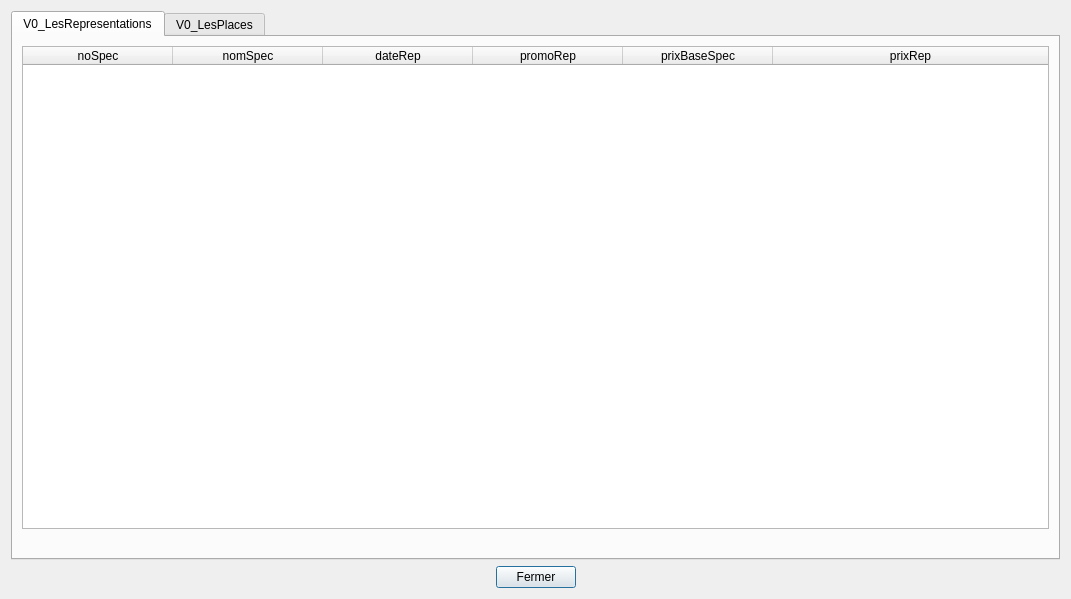
<?xml version="1.0" encoding="UTF-8"?>
<ui version="4.0">
 <class>tablesData</class>
 <widget class="QDialog" name="tablesData">
  <property name="geometry">
   <rect>
    <x>0</x>
    <y>0</y>
    <width>1071</width>
    <height>599</height>
   </rect>
  </property>
  <property name="sizePolicy">
   <sizepolicy hsizetype="Preferred" vsizetype="Preferred">
    <horstretch>0</horstretch>
    <verstretch>0</verstretch>
   </sizepolicy>
  </property>
  <property name="minimumSize">
   <size>
    <width>0</width>
    <height>0</height>
   </size>
  </property>
  <property name="windowTitle">
   <string>BD Théâtre (V0)</string>
  </property>
  <layout class="QVBoxLayout" name="verticalLayout">
   <item>
    <widget class="QTabWidget" name="tabWidget">
     <property name="currentIndex">
      <number>0</number>
     </property>
     <widget class="QWidget" name="tabRepresentations">
      <attribute name="title">
       <string>V0_LesRepresentations</string>
      </attribute>
      <layout class="QVBoxLayout" name="verticalLayout_2">
       <item>
        <widget class="QTableWidget" name="tableRepresentations">
         <property name="sizePolicy">
          <sizepolicy hsizetype="Expanding" vsizetype="Expanding">
           <horstretch>0</horstretch>
           <verstretch>0</verstretch>
          </sizepolicy>
         </property>
         <property name="minimumSize">
          <size>
           <width>0</width>
           <height>400</height>
          </size>
         </property>
         <property name="baseSize">
          <size>
           <width>0</width>
           <height>0</height>
          </size>
         </property>
         <property name="layoutDirection">
          <enum>Qt::LeftToRight</enum>
         </property>
         <property name="columnCount">
          <number>6</number>
         </property>
         <attribute name="horizontalHeaderCascadingSectionResizes">
          <bool>true</bool>
         </attribute>
         <attribute name="horizontalHeaderDefaultSectionSize">
          <number>150</number>
         </attribute>
         <attribute name="horizontalHeaderHighlightSections">
          <bool>true</bool>
         </attribute>
         <attribute name="horizontalHeaderMinimumSectionSize">
          <number>50</number>
         </attribute>
         <attribute name="horizontalHeaderStretchLastSection">
          <bool>true</bool>
         </attribute>
         <attribute name="verticalHeaderVisible">
          <bool>false</bool>
         </attribute>
         <column>
          <property name="text">
           <string>noSpec</string>
          </property>
         </column>
         <column>
          <property name="text">
           <string>nomSpec</string>
          </property>
         </column>
         <column>
          <property name="text">
           <string>dateRep</string>
          </property>
         </column>
         <column>
          <property name="text">
           <string>promoRep</string>
          </property>
         </column>
         <column>
          <property name="text">
           <string>prixBaseSpec</string>
          </property>
         </column>
         <column>
          <property name="text">
           <string>prixRep</string>
          </property>
         </column>
        </widget>
       </item>
       <item>
        <widget class="QLabel" name="label_representations">
         <property name="palette">
          <palette>
           <active>
            <colorrole role="WindowText">
             <brush brushstyle="SolidPattern">
              <color alpha="255">
               <red>255</red>
               <green>0</green>
               <blue>0</blue>
              </color>
             </brush>
            </colorrole>
           </active>
           <inactive>
            <colorrole role="WindowText">
             <brush brushstyle="SolidPattern">
              <color alpha="255">
               <red>255</red>
               <green>0</green>
               <blue>0</blue>
              </color>
             </brush>
            </colorrole>
           </inactive>
           <disabled>
            <colorrole role="WindowText">
             <brush brushstyle="SolidPattern">
              <color alpha="255">
               <red>120</red>
               <green>120</green>
               <blue>120</blue>
              </color>
             </brush>
            </colorrole>
           </disabled>
          </palette>
         </property>
         <property name="text">
          <string/>
         </property>
         <property name="alignment">
          <set>Qt::AlignCenter</set>
         </property>
        </widget>
       </item>
      </layout>
     </widget>
     <widget class="QWidget" name="tabPlaces">
      <attribute name="title">
       <string>V0_LesPlaces</string>
      </attribute>
      <layout class="QVBoxLayout" name="verticalLayout_5">
       <item>
        <widget class="QTableWidget" name="tablePlaces">
         <attribute name="horizontalHeaderDefaultSectionSize">
          <number>200</number>
         </attribute>
         <attribute name="horizontalHeaderMinimumSectionSize">
          <number>50</number>
         </attribute>
         <attribute name="horizontalHeaderStretchLastSection">
          <bool>true</bool>
         </attribute>
         <attribute name="verticalHeaderVisible">
          <bool>false</bool>
         </attribute>
         <column>
          <property name="text">
           <string>noPlace</string>
          </property>
         </column>
         <column>
          <property name="text">
           <string>noRang</string>
          </property>
         </column>
         <column>
          <property name="text">
           <string>noZone</string>
          </property>
         </column>
         <column>
          <property name="text">
           <string>typeZone</string>
          </property>
         </column>
         <column>
          <property name="text">
           <string>tauxZone</string>
          </property>
         </column>
        </widget>
       </item>
       <item>
        <widget class="QLabel" name="label_places">
         <property name="palette">
          <palette>
           <active>
            <colorrole role="WindowText">
             <brush brushstyle="SolidPattern">
              <color alpha="255">
               <red>255</red>
               <green>0</green>
               <blue>0</blue>
              </color>
             </brush>
            </colorrole>
           </active>
           <inactive>
            <colorrole role="WindowText">
             <brush brushstyle="SolidPattern">
              <color alpha="255">
               <red>255</red>
               <green>0</green>
               <blue>0</blue>
              </color>
             </brush>
            </colorrole>
           </inactive>
           <disabled>
            <colorrole role="WindowText">
             <brush brushstyle="SolidPattern">
              <color alpha="255">
               <red>120</red>
               <green>120</green>
               <blue>120</blue>
              </color>
             </brush>
            </colorrole>
           </disabled>
          </palette>
         </property>
         <property name="text">
          <string/>
         </property>
         <property name="alignment">
          <set>Qt::AlignCenter</set>
         </property>
        </widget>
       </item>
      </layout>
     </widget>
    </widget>
   </item>
   <item>
    <layout class="QHBoxLayout" name="horizontalLayout">
     <item>
      <spacer name="horizontalSpacer">
       <property name="orientation">
        <enum>Qt::Horizontal</enum>
       </property>
       <property name="sizeHint" stdset="0">
        <size>
         <width>40</width>
         <height>20</height>
        </size>
       </property>
      </spacer>
     </item>
     <item>
      <widget class="QPushButton" name="pushButton">
       <property name="text">
        <string>Fermer</string>
       </property>
      </widget>
     </item>
     <item>
      <spacer name="horizontalSpacer_2">
       <property name="orientation">
        <enum>Qt::Horizontal</enum>
       </property>
       <property name="sizeHint" stdset="0">
        <size>
         <width>40</width>
         <height>20</height>
        </size>
       </property>
      </spacer>
     </item>
    </layout>
   </item>
  </layout>
 </widget>
 <resources/>
 <connections>
  <connection>
   <sender>pushButton</sender>
   <signal>clicked()</signal>
   <receiver>tablesData</receiver>
   <slot>close()</slot>
   <hints>
    <hint type="sourcelabel">
     <x>360</x>
     <y>575</y>
    </hint>
    <hint type="destinationlabel">
     <x>323</x>
     <y>169</y>
    </hint>
   </hints>
  </connection>
 </connections>
 <slots>
  <slot>refreshSpectaclesData()</slot>
  <slot>refreshZonesData()</slot>
  <slot>refreshRepresentationsData()</slot>
 </slots>
</ui>
